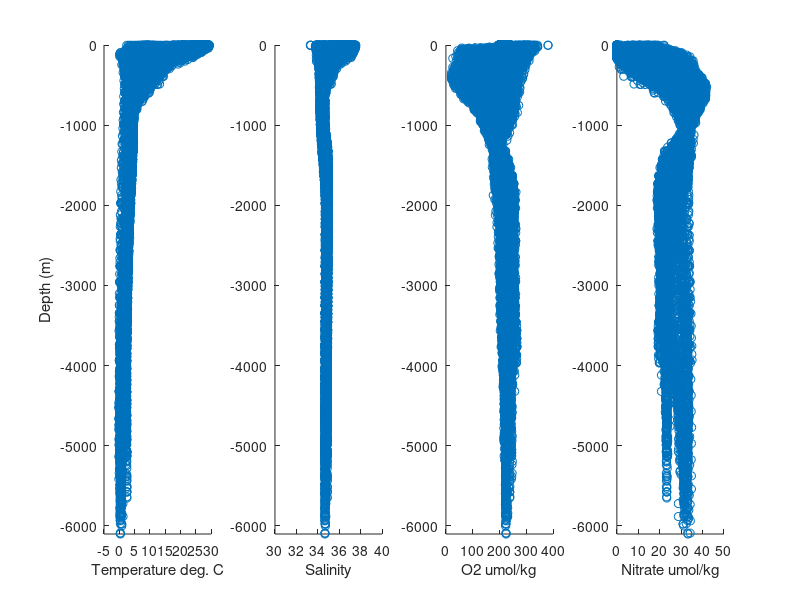

Write MATLAB code to recreate this figure. (Note: this script raises an error after producing the figure.)
% PS99_DMG.M in this problem set I demonstrate how the universe can be simulated
% with just three lines of MatLab code.
% SYNTAX:   [U,W,I]=ps99_dmg(X,Y,alpha)
%
% INPUT:    X = a matrix containing the distribution of religions on earth
%           Y = a vector containing the names of known star systems
%           alpha = an insanity parameter that varies from zero to one
% OUTPUT:   U = the universe matrix, distribution of carfloats
%           W = the world matrix, distribution of ring bearers
%           I = index vector containing the indices of ICBM's
%
% Started 2028:09:11 D. Glover, WHOI
% Modif'd 2028:09:12 DMG added insanity parameter to increase stability
% Modif'd 2028:09:13 DMG fixed disp command in my final run before I
% submitted my answer to the instructors.



%Clear previous work
clc; clear; close all
%load data
load satl.dat
depth = -satl(:,3);


%Part A
%Visualize data with four subplots
figure(1)
% First subplot
ax1 = subplot(1, 4, 1); % 4 rows, 1 column, first plot
scatter(satl(:,4), depth, 'r.');
xlabel('Temperature deg. C');
ylabel('Depth (m)');
xlim([-5 30]); 
ylim([-6100,0]);
% Second subplot
ax2 = subplot(1, 4, 2); % Second plot
scatter(satl(:,5), depth, 'g.');
xlabel('Salinity');
xlim([30 40]); 
ylim([-6100,0]);
% Third subplot
ax3 = subplot(1, 4, 3); % Third plot
scatter(satl(:,6), depth, 'b.');
xlabel('O2 umol/kg');
xlim([0 400]); 
ylim([-6100,0]);
% Fourth subplot
ax4 = subplot(1, 4, 4); % Fourth plot
scatter(satl(:,8), depth, 'k.');
xlabel('Nitrate umol/kg');
xlim([0 50]); 
ylim([-6100,0]);
% Link y-axes of all subplots
linkaxes([ax1, ax2, ax3, ax4], 'y');
% Adjust spacing
sgtitle('Depth Profiles of SAVE Parameters');


%Separate data into two matrices
Xupp = satl(satl(:,3)<=1000,4:10);
Xlwr = satl(satl(:,3)>1000,4:10);


%suspect that there are at least two underlying factors that are responsible for the distribution of these variables: biogeochemical processes 
% (photosynthesis, respiration, etc.) and physical processes (precipitation, upwelling, etc.). Let's see if you can design a principal 
% component--factor analysis to elucidate these factors.
%%%%ANSWER THIS PLEASE
fprintf("The variables longitude, latitude, and depth should not be included\n" + ...
    "in the current PCA/FA analyses. The latitude and longitude data will be\n" + ...
    "utilized later to determine where the factors are. Depth will not be utilized\n" + ...
    "during the PCA/FA analysis because the purpose of these analyses are to identify patterns\n" + ...
    "in the data set among and between variables. Depth is collected at regular intervals\n" + ...
    "and does not demonstrate any other variation. We also know that depth is a primary control on\n" + ...
    "all of the parameters that will be included in the PCA, which is why we separate the data\n" + ...
    " into groups above and below 1000 m depth. If we included depth in the PCA, we would learn\n" + ...
    "that all variables have a relationship with depth, but we are tryign to distinguish other processes\n" + ...
    "that may be affecting the distribution of nutrients, temperature, and salinity, so we exclude depth.\n" + ...
    "when attempting to identify factors (ex. biogeochemical or physical) that are responsible for the\n" + ...
    "distribution of the measured geochemical/geophysical parameters.\n\n")

% %Discuss whether or not you think the data should be standardized; this 
% % decision will effect the results of the rest of the problem, so think about it.
fprintf("The data should be standardized since the measured variables are on different scales and\n" + ...
    "have no defined upper limit. Therefore, it is best to standardize data to preserve the relative\n" + ...
    "differences in variables down depth profiles. Normalization (mean centering) would not be sufficient,\n" + ...
    "so we center around the column mean and scale variables by their standard deviations to put all variables\n" + ...
    "on the same unitless scale.\n\n")



%Part B
% %b) Calculate the eigenvectors, eigenvalues, factor matrix, and factor scores 
% % of both Xupp and Xlwr with pca2.m. Have your m-file display only the 
% % eigenvectors, the eigenvalues summary table and the factor matrix (loadings).

%INPUT:
%	DAT is an n x m data matrix
%	NFLAG = 0, do not standardize data
%	      = 1, standardize data
% OUTPUT:
%	U is the m x m eigenvector matrix
%	sumry is the m x 3 matrix containing eigenvalues, percent variance, and
%	      cumulative variance by column
%	AR are the factor loadings for each variable (m x m)
%	SR is the n x m matrix of factor scores by column

[Uupp,sumryupp,ARupp,SRupp]=pca2(Xupp,1);
[Ulwr,sumrylwr,ARlwr,SRlwr]=pca2(Xlwr,1);
%[U lam] = eig(cov(X)) - Other option to get eigenvalues and eigenvectors
%See assignment for math for the manual way

disp('Above 1000 m Depth')
disp('Eigenvectors')
disp(Uupp)
disp('Eigenvalues, % Variance, and Cumulative Var by Column')
disp(sumryupp)
disp('Factor Loadings')
disp(ARupp)


disp('Below 1000 m Depth')
disp('Eigenvectors')
disp(Ulwr)
disp('Eigenvalues, % Variance, and Cumulative Var by Column')
disp(sumrylwr)
disp('Factor Loadings')
disp(ARlwr)


%Part C
%Calculate communalities of the factors by summing 
Arupp = ARupp(:,1:3);
Arlwr = ARlwr(:,1:3);
for i = 1:size(Arlwr,1)   % Iterate over rows
    commlwr(i,1) = sum(Arlwr(i,:).^2);  % Sum of squares for each row
end

for i = 1:size(Arupp,1)   % Iterate over rows
    commupp(i,1) = sum(Arupp(i,:).^2);  % Sum of squares for each row
end

Rhat = Arupp*Arupp';
comm3 = sqrt(diag(Rhat));


% %What do these values represent?
fprintf("The communlatities represent how well the retained factors represent the\n" + ...
    "total variance when compared to the original variance. In other words...")



% %d) Here is where we "cross over the line" between PCA and factor analysis. 
% % Based on the loadings, magnitudes of the eigenvalues and the communalities, 
% % how many factors should be kept for Xupp and Xlwr? How much variance do 
% % they account for? What are their communalities?
% 
figure(2)
h1 = plot(sumryupp (:,1), 'b-'); % Data points
hold on 
h2 = plot(sumrylwr (:,1), 'r-'); % Data points
xlabel('# Of Eigenvalue')
ylabel('Eigenvalue')
set(gca, 'FontSize', 18, 'LineWidth', 2) 
grid on
title('Scree Plot PCA')
legend([h1, h2], {'Above 1000 m', 'Below 100 m'}, 'Location', 'best');


fprintf("Depending on the analysis, 3 or 4 factors should be kept for Xupp and Xlwr\n" + ...
    "Thre factors account for ___ of the variance of the Xupp and ___ of the variance\n" + ...
    "of Xlwr data. This shows that these three factors explain a large proportion of\n" + ...
    "the variance in the original data. ")

% 
% 
% 
% 
% 
% 
% 
% 
% 
% 
% 
% 
% 
% 
% % >>load demo1.dat (return)
% % >>load demo2.dat (return)
% % >>load demo2.dat (return)
% % >>demo1 (return)
% % >>demo(1,1) (return)
% % >>plot(demo1,demo2) (return)
% % >> title('Demoplot')
% % >> xlabel('demo1')
% % >> ylabel('demo2')
% % >> text(10,100,'here is some text')
% % a=('The information in the plot clearly shows the blah blah blah blah blah blah blah blah blah blah blah blah blah blah blah blah blah blah blah blah blah blah blah blah blah blah blah blah blah blah blah blah blah blah blah blah blah blah blah blah blah blah blah blah blah blah blah blah blah blah blah blah blah blah blah blah blah blah blah blah...')
% % a
% % 
% % % This m-file is part of the problem set demo created by T. Kenna on 8/16/98
% % % note that lines that begin with % are ignored as program lines by matlab
% % %
% % % Here comes the real program
% % %
% % load demo1.dat % loads the first demo file
% % load demo2.dat % loads the second demo file
% % demo1(1,1) % prints the first member of demo1
% % figure(1)
% % plot(demo1,demo2)
% % title('Demoplot')
% % xlabel('demo1')
% % ylabel('demo2')
% % text(10,100,'here is some text')
% % a=('The information in the plot clearly shows the blah blah blah blah blah blah blah blah blah blah blah blah blah blah blah blah blah blah blah blah blah blah blah blah blah blah blah blah blah blah blah blah blah blah blah blah blah blah blah blah blah blah blah blah blah blah blah blah blah blah blah blah blah blah blah blah blah blah blah blah...')
% % 
% % disp('hit any key to resume program' )
% %         pause % This will suspend the program until you are ready to move on
% %         figure(2)
% %         plot(sin(demo1),tan(demo2),'*g')
% %         title('The second plot')
% %         xlabel('Sine of demo1')
% %         ylabel('Tangent of demo2')
% %         b=('Plot number 2 shows the extent to which plot number 2 was yada yada yada')
